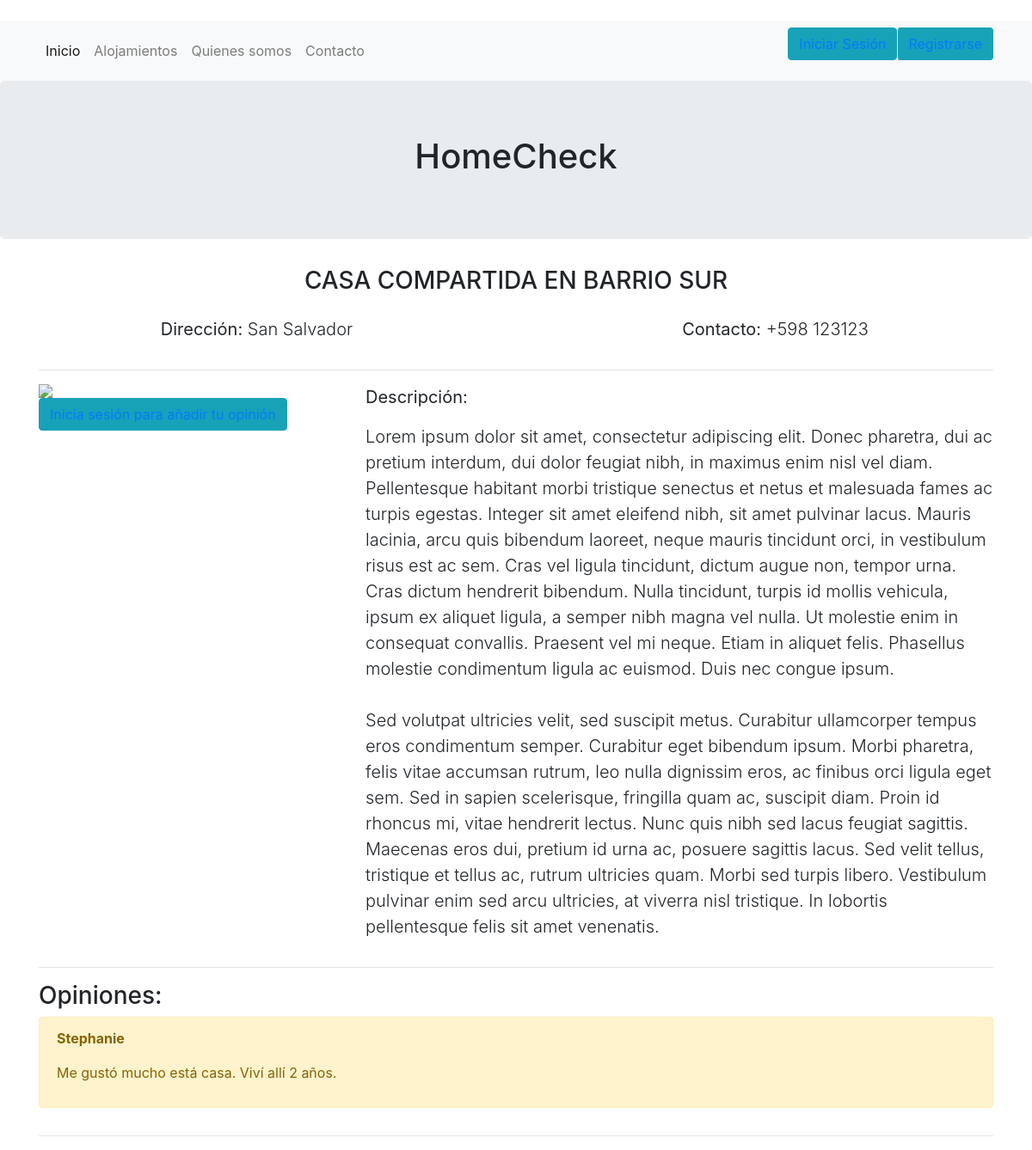
Page /alojamientos/3/ on the committed database.
### alojamientos/models.py (models this page shows, shortened)
class Alojamiento(models.Model):
    BARRIOS = (
    ('AG', 'Aguada'),
    ('BS', 'Barrio Sur'),
    ('BU', 'Buceo'),
    ('CS', 'Carrasco'),
    ('CT', 'Centro'),
    ('CE', 'Cerro'),
    ('CV', 'Ciudad Vieja'),
    ('CN', 'Cordón'),
    ('CR', 'Capurro'),
    ('LU', 'La Unión'),
    ('MÑ', 'Maroñas'),
    ('PR', 'Parque Rodó'),
    ('PÑ', 'Peñarol'),
    ('PC', 'Pocitos'),
    ('PG', 'Punta Gorda'),
    ('OT', 'Pocitos')
    )
    autor = models.ForeignKey('auth.User', on_delete=models.CASCADE)
    barrio = models.CharField(max_length=2, choices=BARRIOS)
    direccion = models.CharField(max_length=50, default="Sin dirección")
    titulo = models.CharField(max_length=45)
    telefono = models.DecimalField(max_digits=15, decimal_places=0)
    texto = models.TextField()
    fecha_de_creacion = models.DateTimeField(default=timezone.now)
    is_sponsored = models.BooleanField(default=False)

class Comentario(models.Model):
    alojamiento = models.ForeignKey("alojamientos.Alojamiento", on_delete=models.CASCADE, related_name='comentario')
    autor = models.ForeignKey("auth.User", on_delete=models.CASCADE, blank=True, null=True)
    texto = models.TextField()
    fecha_de_creacion = models.DateTimeField(default=timezone.now)

### alojamientos/views.py (the view)
# urls.py: path('<int:pk>/', views.alojamiento_detail, name='alojamiento_detail'),
def alojamiento_detail(request, pk):
    alojamiento = get_object_or_404(Alojamiento, pk=pk)
    return render(request, 'alojamientos/alojamiento_detail.html', {'alojamiento': alojamiento})

### alojamientos/templates/alojamientos/alojamiento_detail.html (shortened to what this page needs)
﻿{% extends 'inicio/base.html' %}
{% block content %}
    <div class="alojamiento-home alojamiento-detail">
        <h3 align=center class=text-uppercase>{{ alojamiento.titulo }}</h3>
        <div class="row mx-md-n5">
            <div class="col px-md-5"><div class="p-3 lead" align="center"><b>Dirección:</b> {{alojamiento.direccion}}</div></div>
            <div class="col px-md-5"><div class="p-3 lead" align="center"><b>Contacto:</b> +598 {{alojamiento.telefono}}</div></div>
        </div>
        <hr>
        <div class="row">
            <div class="col-md-4">
                <img class="img-fluid" src="http://shineit.solutions/blog/alojamiento.png">
                {% if not user.is_authenticated %}
                <form class="form-inline">
                    <button class="btn btn-info" type="button"><a href="/login">Inicia sesión para añadir tu opinión</a></button>
                </form>
                {% endif %}
            </div>
            <div class="col-md-8">
                <p class="lead"><b>Descripción:</b></p>
                <p class="lead">{{ alojamiento.texto|linebreaksbr }}</p>
            </div>
            </div>
    </div>
        <hr>
        <h3>Opiniones:</h3>
        {% for comentario in alojamiento.comentario.all %}
        <div class="comment">
            <div class="alert alert-warning" role="alert">
                <strong>{{ comentario.autor }}</strong>
                <p>{{ comentario.texto|linebreaks }}</p>
            </div>
        </div>
        {% empty %}
        <p>Aún no hay comentarios :(</p>
        {% endfor %}
        {% endblock %}

### rows in the picture
Alojamiento: titulo "CASA COMPARTIDA EN BARRIO SUR", direccion "San Salvador", telefono "123123", texto "Lorem ipsum dolor sit amet, consectetur adipiscing elit. Donec pharetra, dui ac pretium interdum, dui dolor feugiat nibh, in maximus enim nisl vel diam. Pellentesque habitant morbi tristique senectus et netus et malesuada fames ac turpis egestas. Integer sit amet eleifend nibh, sit amet pulvinar lacus. Mauris lacinia, arcu quis bibendum laoreet, neque mauris tincidunt orci, in vestibulum risus est ac sem. Cras vel ligula tincidunt, dictum augue non, tempor urna. Cras dictum hendrerit bibendum. Nulla tincidunt, turpis id mollis vehicula, ipsum ex aliquet ligula, a semper nibh magna vel nulla. Ut molestie enim in consequat convallis. Praesent vel mi neque. Etiam in aliquet felis. Phasellus…"
Comentario: autor "Stephanie", texto "Me gustó mucho está casa. Viví allí 2 años."
